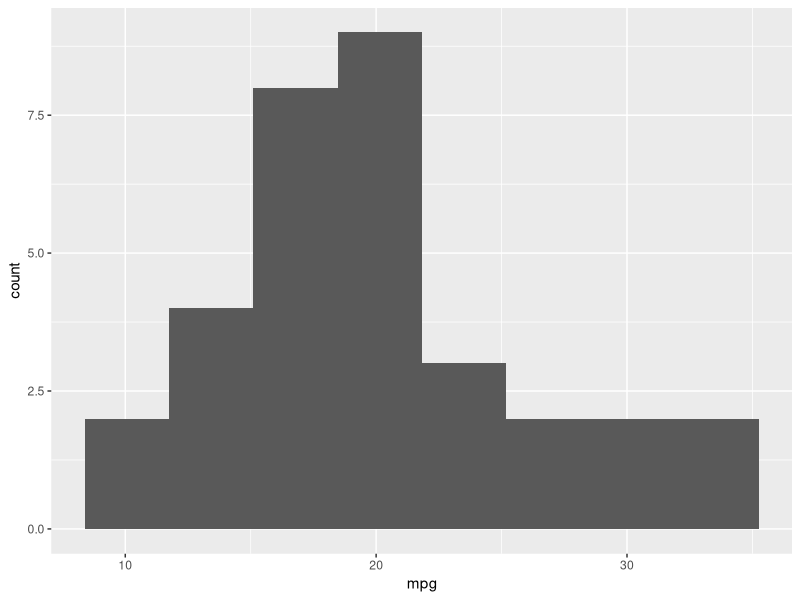
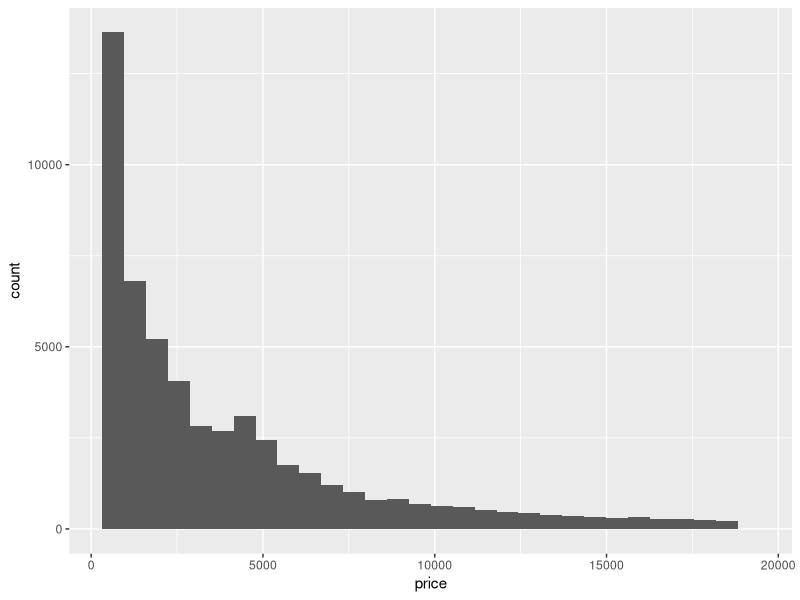
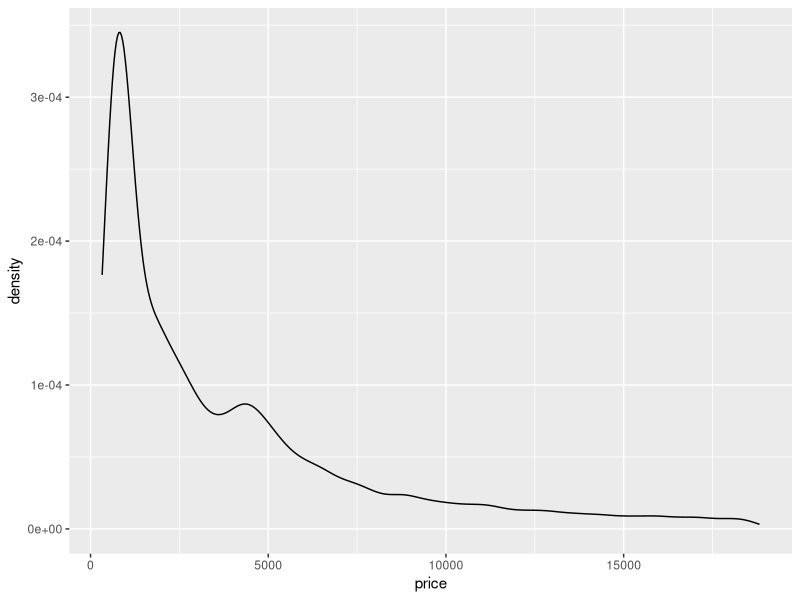
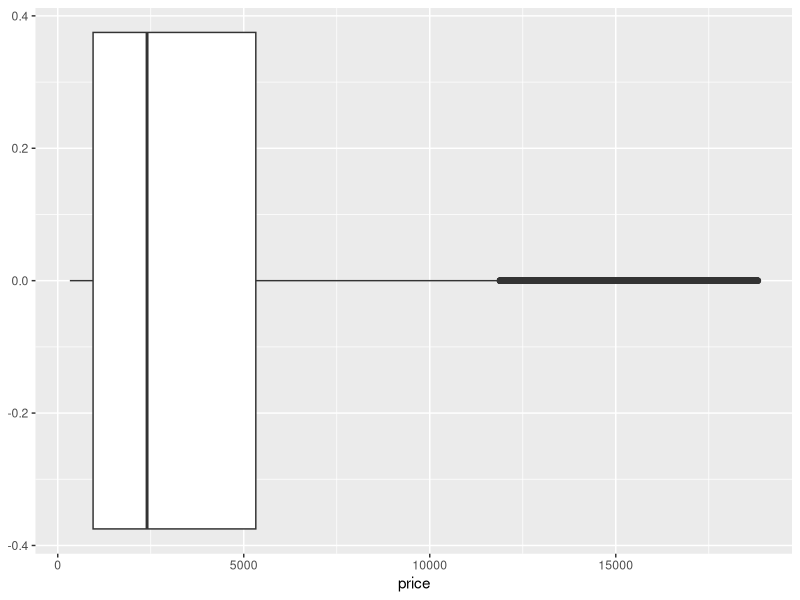
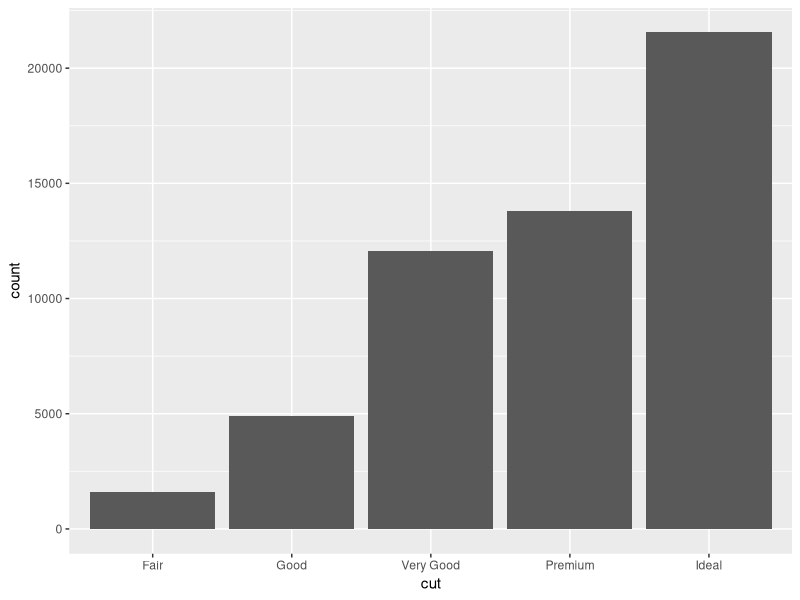
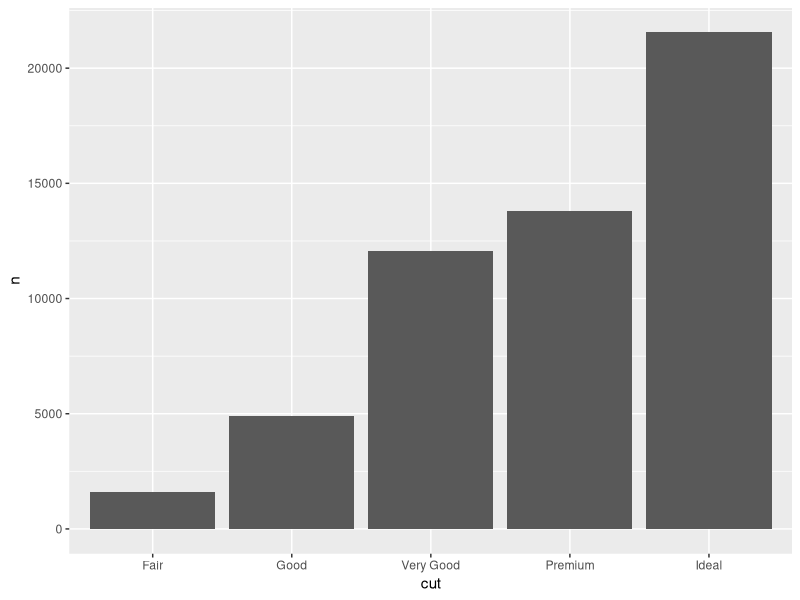
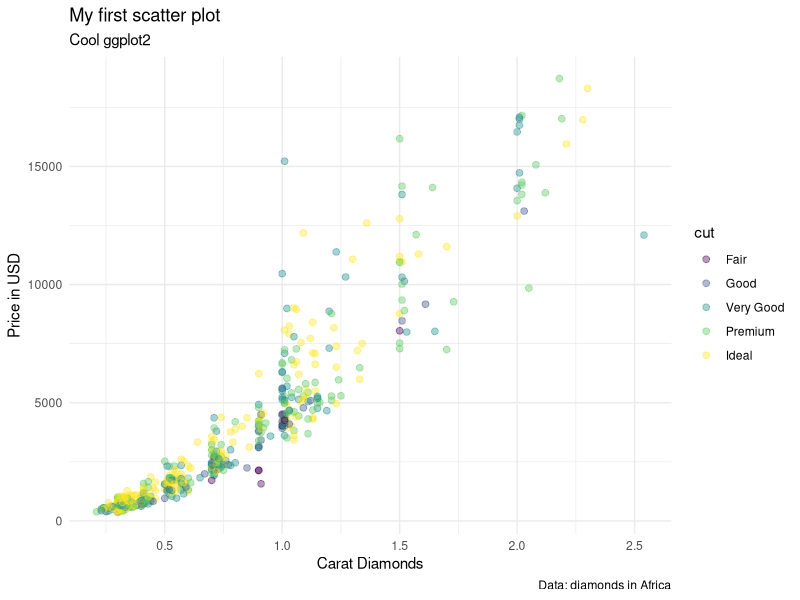
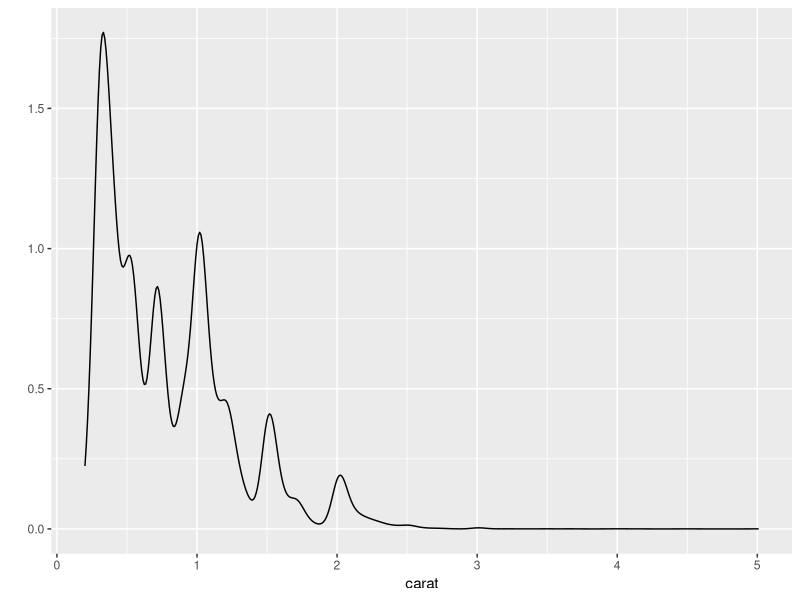

Here is the R script that generated these plots, in order:
## grammar of graphics

library(tidyverse)
library(ggthemes)

## how to choose visualization
## 1. number of variable
## 2. data type

## basic syntax

ggplot(data = mtcars, 
       mapping = aes(x = mpg)) +
  geom_histogram(bins=8)

## one variable + continuous (number)

ggplot(diamonds,
       aes(x=price)) +
  geom_histogram()

ggplot(diamonds,
       aes(x=price)) +
  geom_density()

## DRY: Donot Repeat Yourself
base <- ggplot(diamonds, aes(x=price))
p1 <- base + geom_histogram()
p2 <- base + geom_density()

## Boxplot
ggplot(diamonds, aes(x=price)) +
  geom_boxplot()

## one variable + discrete (factor)
ggplot(diamonds, aes(cut)) + 
  geom_bar()

diamonds %>%
  count(cut) %>%
  ggplot(data = ., mapping=aes(x=cut, y=n)) +
  geom_col()

## two variables: number x number

## scatter plot
## setting vs. mapping

set.seed(99)
ggplot(diamonds %>% sample_n(500), 
       # mapping
       mapping = aes(x=carat, y=price, 
                     color=cut)) +
  # setting
  geom_point(alpha=0.4, size=2) +
  labs(
    title="My first scatter plot",
    subtitle="Cool ggplot2",
    caption="Data: diamonds in Africa",
    y = "Price in USD",
    x = "Carat Diamonds"
  ) +
  theme_minimal()

## shortcut qplot()
## quick plot

qplot(x = carat, data = diamonds, geom="density")
qplot(x = carat, data = diamonds, geom="histogram")
qplot(cut, data = diamonds, geom="bar")

## layers in ggplot2
base <- ggplot(diamonds %>% 
                 sample_n(1000) %>%
                 filter(carat <= 2.8),
               aes(x=carat, y=price))

p3 <- base + 
  theme_minimal() +
  geom_point(alpha=0.7, color="#d2e80e") +
  geom_smooth(method="loess", se=TRUE)

## bar plot
ggplot(diamonds, aes(cut, fill=clarity)) +
  geom_bar(position="fill") + 
  theme_minimal()

## How to change color?
ggplot(diamonds, aes(cut, fill=cut)) +
  geom_bar() +
  theme_minimal() +
  scale_fill_brewer(palette = "Accent")

## heat map color scale
ggplot(diamonds %>%
         sample_frac(0.1), aes(carat, price, color=price)) +
  geom_point(alpha=0.3) +
  theme_minimal() +
  scale_color_gradient(low = "gold", high = "purple")

## multiple sub-plots

ggplot(diamonds %>%
         sample_frac(0.2), aes(carat,price)) +
  geom_point(alpha=0.2, size=2, color="red") +
  geom_smooth(method="lm", color="black") +
  theme_minimal() +
  facet_grid(~ cut)

## multiple dataframes

m1 <- mtcars %>% filter(mpg > 30)
m2 <- mtcars %>% filter(mpg <= 20)

ggplot() +
  theme_minimal() +
  geom_point(data=m1, aes(wt, mpg), color="blue") +
  geom_point(data=m2, aes(wt, mpg), color="red")

## bin2D
ggplot(diamonds, aes(carat, price)) +
    geom_bin2d(bins=50)

## Homework
## 1. create Rmarkdown
## 2. create 5 charts
## data = mpg

library(patchwork)
p1 <- qplot(hwy, data=mpg, geom="density")
p2 <- qplot(cty, data=mpg, geom="histogram")
p3 <- qplot(cty, hwy, data=mpg, geom="point")
p4 <- qplot(cty, hwy, data=mpg, geom="smooth")

(p1 + p2 + p3) / p4

p1 / (p2 + p3 + p4)










